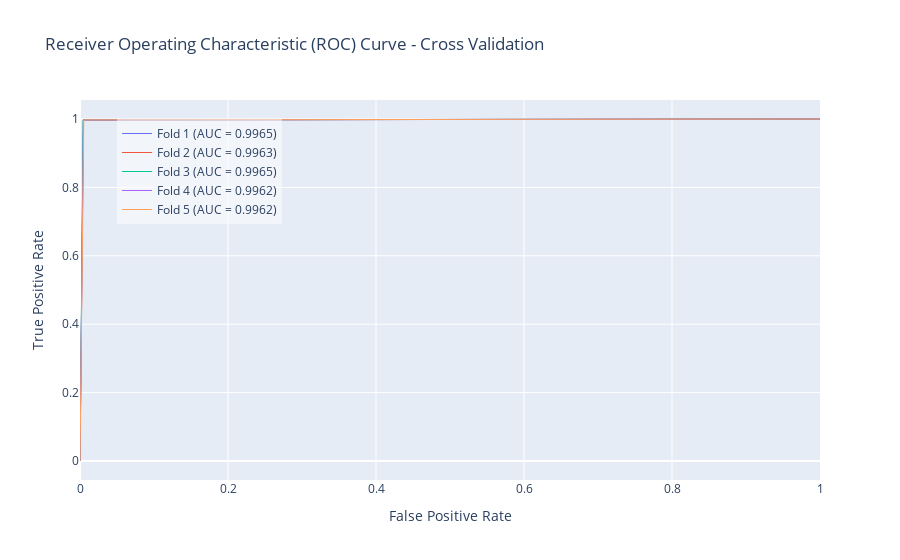

Notebook code for this chart:
### Code cell
import plotly.graph_objs as go
import numpy as np
from sklearn.metrics import roc_curve, auc

# Initialize an empty list to store the true positive rate (TPR) and false positive rate (FPR) for each fold
roc_traces = []

# Iterate over cross-validation folds
for i, (train_index, test_index) in enumerate(cv.split(X_resampled, y_resampled)):
    # Get train and test data for this fold
    X_train_fold, X_test_fold = X_resampled.iloc[train_index], X_resampled.iloc[test_index]
    y_train_fold, y_test_fold = y_resampled.iloc[train_index], y_resampled.iloc[test_index]
    
    # Fit the model on the train data for this fold
    dt_classifier.fit(X_train_fold, y_train_fold)
    
    # Make predictions on the test data for this fold
    y_pred_fold = dt_classifier.predict_proba(X_test_fold)[:, 1]  # Predict probabilities for the positive class
    
    # Calculate the false positive rate (FPR) and true positive rate (TPR) for this fold
    fpr, tpr, _ = roc_curve(y_test_fold, y_pred_fold)
    
    # Calculate the AUC (Area Under the ROC Curve) for this fold
    auc_score = auc(fpr, tpr)
    
    # Plot the ROC curve for this fold
    roc_trace = go.Scatter(x=fpr, y=tpr, 
                           mode='lines', 
                           line=dict(width=1),
                           name=f'Fold {i+1} (AUC = {auc_score:.4f})')
    
    roc_traces.append(roc_trace)

layout = go.Layout(title='Receiver Operating Characteristic (ROC) Curve - Cross Validation',
                   xaxis=dict(title='False Positive Rate'),
                   yaxis=dict(title='True Positive Rate'),
                   legend=dict(x=0.05, y=0.95, bgcolor='rgba(255, 255, 255, 0.5)', bordercolor='rgba(0, 0, 0, 0.5)'))

fig = go.Figure(data=roc_traces, layout=layout)
fig.show()

### Figure 1 — Plotly figure (JSON) as saved in the notebook; plotly's stock layout.template omitted (floating-point values rounded to 4 significant figures)
{"data": [{"line": {"width": 1}, "mode": "lines", "name": "Fold 1 (AUC = 0.9965)", "type": "scatter", "x": [0, 0.004456, 1], "y": [0, 0.9974, 1]}, {"line": {"width": 1}, "mode": "lines", "name": "Fold 2 (AUC = 0.9963)", "type": "scatter", "x": [0, 0.004641, 1], "y": [0, 0.9972, 1]}, {"line": {"width": 1}, "mode": "lines", "name": "Fold 3 (AUC = 0.9965)", "type": "scatter", "x": [0, 0.004325, 1], "y": [0, 0.9973, 1]}, {"line": {"width": 1}, "mode": "lines", "name": "Fold 4 (AUC = 0.9962)", "type": "scatter", "x": [0, 0.004739, 1], "y": [0, 0.9971, 1]}, {"line": {"width": 1}, "mode": "lines", "name": "Fold 5 (AUC = 0.9962)", "type": "scatter", "x": [0, 0.005088, 1], "y": [0, 0.9974, 1]}], "layout": {"legend": {"bgcolor": "rgba(255, 255, 255, 0.5)", "bordercolor": "rgba(0, 0, 0, 0.5)", "x": 0.05, "y": 0.95}, "title": {"text": "Receiver Operating Characteristic (ROC) Curve - Cross Validation"}, "xaxis": {"title": {"text": "False Positive Rate"}}, "yaxis": {"title": {"text": "True Positive Rate"}}}}
